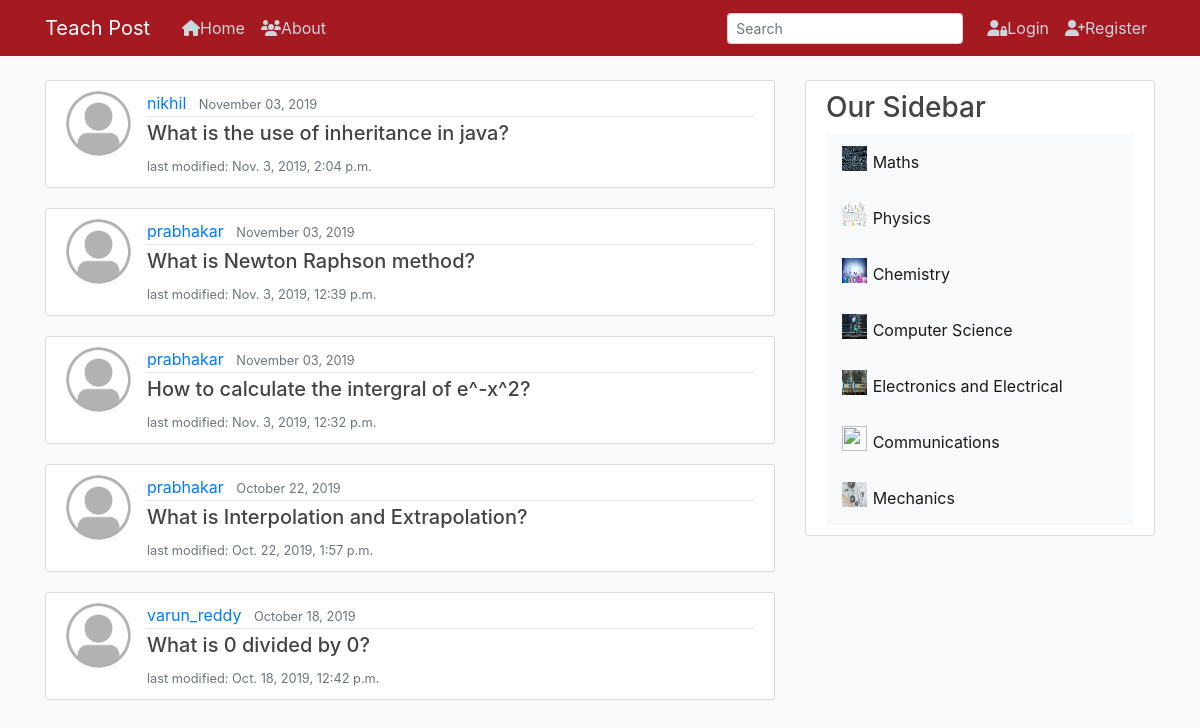
/sidebar/maths/, run on the app's committed database.
### website/models.py (models this page shows, shortened)
class Question(models.Model):
    author = models.ForeignKey(User, on_delete=models.CASCADE)
    question_text = models.TextField()
    date_created = models.DateTimeField(default=timezone.now)
    date_updated = models.DateTimeField(auto_now=True)
    subject = models.CharField(max_length=20, choices=SUBJECTS, default='none')
    teachers = models.CharField(max_length=300, default='none')

### users/models.py (models this page shows, shortened)
class User(AbstractUser):
    is_student = models.BooleanField(default=False)
    is_teacher = models.BooleanField(default=False)
    class Meta:
        db_table='auth_user'

class Profile(models.Model):
    user = models.OneToOneField(User, on_delete=models.CASCADE)
    image = models.ImageField(default='default.jpg', upload_to='profile_pics')

### website/views.py (the view)
# urls.py: path('sidebar/<str:subject>/', SubjectListView.as_view(),name='sidebar')
class SubjectListView(ListView):
    model = Question
    template_name = 'website/subject.html'
    context_object_name = 'questions'
    paginate_by = 8
    def get_queryset(self):
        s = self.kwargs.get('subject')
        return Question.objects.filter(subject=s).order_by('-date_created')

### website/templates/website/subject.html (shortened to what this page needs)
{% extends "website/base.html" %}
{% block content %}
    {% if not questions %}
      <h3>There are no questions posted on this subject!!</h3>
    {% else %}
      {% for q in questions %}
      <article class="media content-section">
          <img class="rounded-circle article-img" src="{{ q.author.profile.image.url }}">
          <div class="media-body">
            <div class="article-metadata">
              <a class="mr-2" href="{% url 'user-questions' q.author.username %}">{{ q.author }}</a>
              <small class="text-muted">{{ q.date_created|date:"F d, Y" }}</small>
            </div>
            <h5><a class="article-title" href="{% url 'answer-new' q.pk %}">{{ q.question_text }}</a></h5>
            <small class="text-muted">last modified: {{ q.date_updated }}</small>
          </div>
        </article>
      {% endfor %}
    {% endif %}
{% endblock content %}

### website/static/website/main.css (style rules this page uses)
body { background: #fafafa; color: #333333; margin-top: 5rem; }
h1, h2, h3, h4, h5, h6 { color: #444444; }
.content-section { background: #ffffff; padding: 10px 20px; border: 1px solid #dddddd; border-radius: 3px; margin-bottom: 20px; }
.article-title { color: #444444; }
.article-img { height: 65px; width: 65px; margin-right: 16px; }
.article-metadata { padding-bottom: 1px; margin-bottom: 4px; border-bottom: 1px solid #e3e3e3 }

### data on the page
Question: author.profile.image (placeholder picture), author "nikhil", date_created "November 03, 2019", question_text "What is the use of inheritance in java?", date_updated "Nov. 3, 2019, 2:04 p.m."
Question: author.profile.image (placeholder picture), author "prabhakar", date_created "November 03, 2019", question_text "What is Newton Raphson method?", date_updated "Nov. 3, 2019, 12:39 p.m."
Question: author.profile.image (placeholder picture), author "prabhakar", date_created "November 03, 2019", question_text "How to calculate the intergral of e^-x^2?", date_updated "Nov. 3, 2019, 12:32 p.m."
Question: author.profile.image (placeholder picture), author "prabhakar", date_created "October 22, 2019", question_text "What is Interpolation and Extrapolation?", date_updated "Oct. 22, 2019, 1:57 p.m."
Question: author.profile.image (placeholder picture), author "varun_reddy", date_created "October 18, 2019", question_text "What is 0 divided by 0?", date_updated "Oct. 18, 2019, 12:42 p.m."
